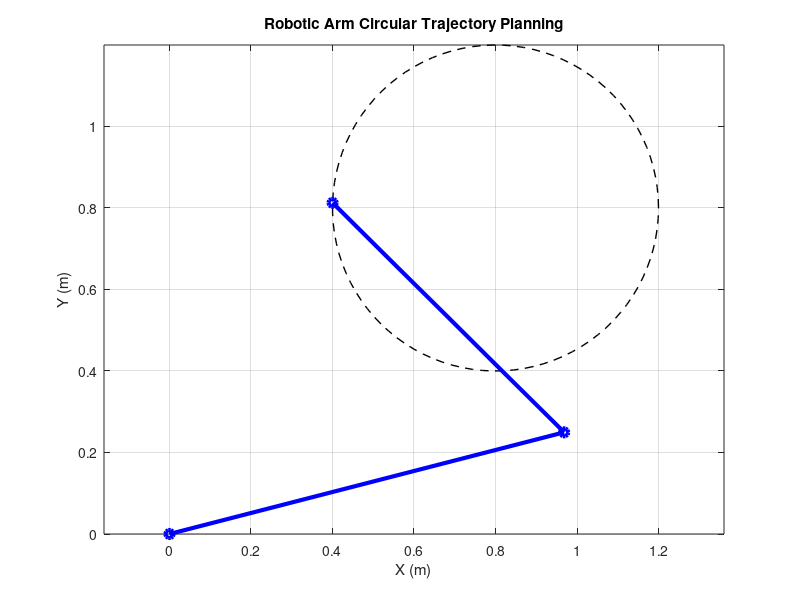

This chart was generated by the following MATLAB code: (Note: this script raises an error after producing the figure.)
% 30_robotics_arm_kinematics.m
% UniLab Robotics: 2-DOF Planar Arm Kinematics & Path Planning

clear all;
clc;

disp('🤖 UniLab Robotics Laboratory');
disp('==============================');

%% 1. Forward Kinematics (FK)
disp('--- 1. Forward Kinematics ---');
L1 = 1.0; L2 = 0.8; % Link lengths

function pos = arm_fk(theta1, theta2, L1, L2)
    % theta1, theta2 in radians
    x = L1 * cos(theta1) + L2 * cos(theta1 + theta2);
    y = L1 * sin(theta1) + L2 * sin(theta1 + theta2);
    pos = [x, y];
end

% Test FK
t1 = pi/4; t2 = pi/6;
p = arm_fk(t1, t2, L1, L2);
fprintf('Arm Tip Position for [%.2f, %.2f]: (%.2f, %.2f)\n', t1, t2, p(1), p(2));

%% 2. Inverse Kinematics (IK)
disp('--- 2. Inverse Kinematics ---');

function q = arm_ik(x, y, L1, L2)
    % Cosine law for theta2
    D = (x^2 + y^2 - L1^2 - L2^2) / (2 * L1 * L2);
    % Elbow down solution
    t2 = atan2(sqrt(1 - D^2), D);
    t1 = atan2(y, x) - atan2(L2 * sin(t2), L1 + L2 * cos(t2));
    q = [t1, t2];
end

% Test IK (should return original angles)
q_res = arm_ik(p(1), p(2), L1, L2);
disp('IK Result (Should match test FK angles):');
disp(q_res);

%% 3. Trajectory Generation (Circle Path)
disp('--- 3. Path Following Simulation ---');
N_pts = 100;
t_path = linspace(0, 2*pi, N_pts);
center = [0.8, 0.8]; radius = 0.4;

x_path = center(1) + radius * cos(t_path);
y_path = center(2) + radius * sin(t_path);

theta_hist = zeros(N_pts, 2);
for i = 1:N_pts
    theta_hist(i, :) = arm_ik(x_path(i), y_path(i), L1, L2);
end

figure;
plot(x_path, y_path, 'k--', 'LineWidth', 1); hold on;
% Draw arm at one point
q_ex = theta_hist(50, :);
j1 = [L1 * (cos(q_ex(1))), L1 * (sin(q_ex(1)))];
plot([0, j1(1), x_path(50)], [0, j1(2), y_path(50)], 'bo-', 'LineWidth', 3);
title('Robotic Arm Circular Trajectory Planning');
xlabel('X (m)'); ylabel('Y (m)');
axis equal; grid on;

%% 4. Interactive Simulation
disp(' ');
disp('--- 4. Interactive Robot Arm Animation ---');

function s_n = robot_step(s_c, p_p)
    s_n = s_c;
    s_n.t = s_c.t + 0.05;
    % Oscillate target
    xt = 0.8 + 0.3 * sin(s_n.t);
    yt = 0.8 + 0.3 * cos(s_n.t * 0.5);
    q = arm_ik(xt, yt, 1.0, 0.8);
    s_n.q = q;
    s_n.target = [xt, yt];
    s_n.h = [s_c.h; [xt, yt]];
    if size(s_n.h, 1) > 200, s_n.h = s_n.h(end-199:end, :); end
end

function robot_draw(ax, s)
    L1 = 1.0; L2 = 0.8;
    j1 = [L1 * (cos(s.q(1))), L1 * (sin(s.q(1)))];
    tip = [((j1(1)) + L2 * (cos(s.q(1) + s.q(2)))), ((j1(2)) + L2 * (sin(s.q(1) + s.q(2))))];
    
    plot(ax, s.h(:, 1), s.h(:, 2), 'g:', 'LineWidth', 1); hold(ax, 'on');
    plot(ax, [0, j1(1), tip(1)], [0, j1(2), tip(2)], 'b-o', 'LineWidth', 4, 'MarkerSize', 10);
    plot(ax, s.target(1), s.target(2), 'rx', 'MarkerSize', 15, 'LineWidth', 2);
    title(ax, 'Real-time Inverse Kinematics Tracking');
    xlim(ax, [-0.5, 2.0]); ylim(ax, [-0.5, 2.0]); grid(ax, 'on'); hold(ax, 'off');
end

st_r = struct('t', 0, 'q', [0, 0], 'target', [1.2, 0.5], 'h', []);
simulate('algorithm', 'step', @robot_step, 'draw', @robot_draw, 'state', st_r);

disp('Robotics Kinematics Session Complete.');
